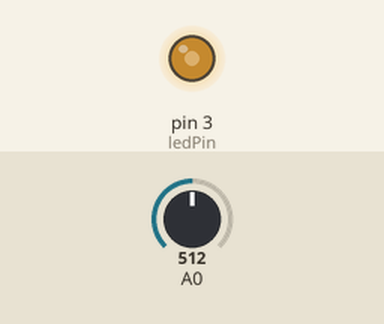
The sketch below on a simulated Arduino Uno, built with avr-gcc and run on an emulated ATmega328P. Parts: output pins drawn as LEDs (lit = HIGH). The inputs (shaded band) are chosen by the test bench; at power-on: A0 = 512.

Above: at 1.2 s.
1.3 s: A0 set to 716
At 2.5 s:
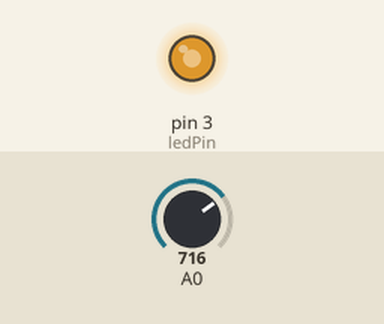
2.8 s: A0 set to 900
At 3.8 s:
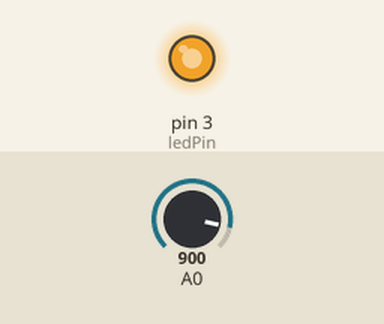
4.3 s: A0 set to 122
At 5.0 s:
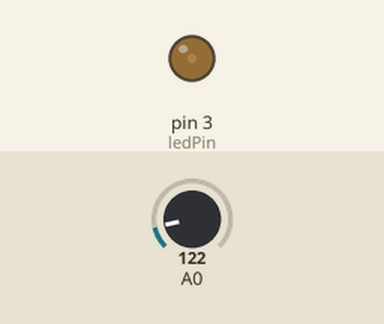
5.8 s: A0 set to 0
At 6.1 s:
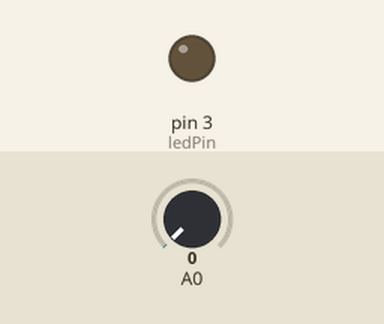
7.3 s: A0 set to 511
At 8.4 s:
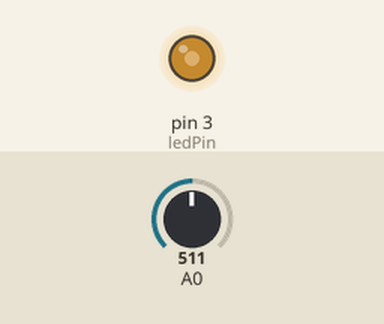
Timing chart, 0 to 9.8 s (numbered marks = the images above; inputs shaded):
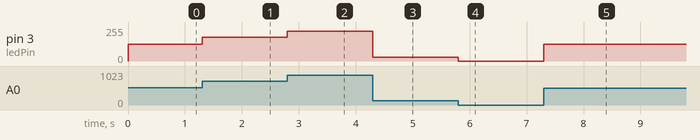

Measured:
- after the input at 1.3 s, pin 3 (ledPin): 127/255 → 178/255 at once
- after the input at 2.8 s, pin 3 (ledPin): 178/255 → 224/255 at once
- after the input at 4.3 s, pin 3 (ledPin): 224/255 → 30/255 at once
- after the input at 5.8 s, pin 3 (ledPin): 30/255 → 0/255 at once
- after the input at 7.3 s, pin 3 (ledPin): 0/255 → 127/255 at once

The sketch:

led_brightness_control.ino
```cpp
int ledPin = 3;
int valPot = 0;

void setup() {
}

void loop() {
  valPot = analogRead(A0);
  valPot = map(valPot, 0, 1023, 0, 255);
  analogWrite(ledPin, valPot);
}
```
